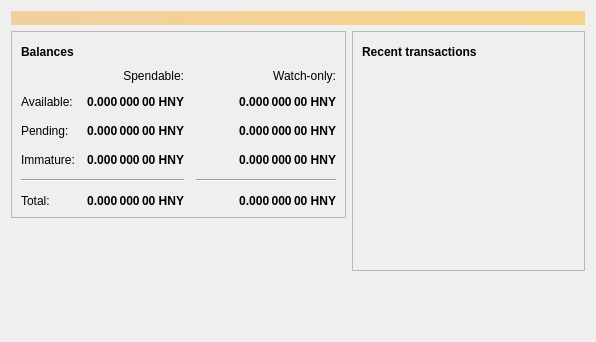
<?xml version="1.0" encoding="UTF-8"?>
<ui version="4.0">
 <class>OverviewPage</class>
 <widget class="QWidget" name="OverviewPage">
  <property name="geometry">
   <rect>
    <x>0</x>
    <y>0</y>
    <width>596</width>
    <height>342</height>
   </rect>
  </property>
  <property name="windowTitle">
   <string>Form</string>
  </property>
  <layout class="QVBoxLayout" name="topLayout">
   <item>
    <widget class="QLabel" name="labelAlerts">
     <property name="visible">
      <bool>false</bool>
     </property>
     <property name="styleSheet">
      <string notr="true">QLabel { background-color: qlineargradient(x1: 0, y1: 0, x2: 1, y2: 0, stop:0 #F0D0A0, stop:1 #F8D488); color:#000000; }</string>
     </property>
     <property name="wordWrap">
      <bool>true</bool>
     </property>
     <property name="margin">
      <number>3</number>
     </property>
     <property name="textInteractionFlags">
      <set>Qt::TextSelectableByMouse</set>
     </property>
    </widget>
   </item>
   <item>
    <layout class="QHBoxLayout" name="horizontalLayout" stretch="1,1">
     <item>
      <layout class="QVBoxLayout" name="verticalLayout_2">
       <item>
        <widget class="QFrame" name="frame">
         <property name="frameShape">
          <enum>QFrame::StyledPanel</enum>
         </property>
         <property name="frameShadow">
          <enum>QFrame::Raised</enum>
         </property>
         <layout class="QVBoxLayout" name="verticalLayout_4">
          <item>
           <layout class="QHBoxLayout" name="horizontalLayout_4">
            <item>
             <widget class="QLabel" name="label_5">
              <property name="font">
               <font>
                <weight>75</weight>
                <bold>true</bold>
               </font>
              </property>
              <property name="text">
               <string>Balances</string>
              </property>
             </widget>
            </item>
            <item>
             <widget class="QPushButton" name="labelWalletStatus">
              <property name="enabled">
               <bool>true</bool>
              </property>
              <property name="maximumSize">
               <size>
                <width>30</width>
                <height>16777215</height>
               </size>
              </property>
              <property name="toolTip">
               <string>The displayed information may be out of date. Your wallet automatically synchronizes with the Honeycomb network after a connection is established, but this process has not completed yet.</string>
              </property>
              <property name="text">
               <string/>
              </property>
              <property name="icon">
               <iconset resource="../bitcoin.qrc">
                <normaloff>:/icons/warning</normaloff>
                <disabledoff>:/icons/warning</disabledoff>:/icons/warning</iconset>
              </property>
              <property name="iconSize">
               <size>
                <width>24</width>
                <height>24</height>
               </size>
              </property>
              <property name="flat">
               <bool>true</bool>
              </property>
             </widget>
            </item>
            <item>
             <spacer name="horizontalSpacer_3">
              <property name="orientation">
               <enum>Qt::Horizontal</enum>
              </property>
              <property name="sizeHint" stdset="0">
               <size>
                <width>40</width>
                <height>20</height>
               </size>
              </property>
             </spacer>
            </item>
           </layout>
          </item>
          <item>
           <layout class="QGridLayout" name="gridLayout">
            <property name="spacing">
             <number>12</number>
            </property>
            <item row="2" column="2">
             <widget class="QLabel" name="labelWatchPending">
              <property name="font">
               <font>
                <weight>75</weight>
                <bold>true</bold>
               </font>
              </property>
              <property name="cursor">
               <cursorShape>IBeamCursor</cursorShape>
              </property>
              <property name="toolTip">
               <string>Unconfirmed transactions to watch-only addresses</string>
              </property>
              <property name="text">
               <string notr="true">0.000 000 00 HNY</string>
              </property>
              <property name="alignment">
               <set>Qt::AlignRight|Qt::AlignTrailing|Qt::AlignVCenter</set>
              </property>
              <property name="textInteractionFlags">
               <set>Qt::LinksAccessibleByMouse|Qt::TextSelectableByKeyboard|Qt::TextSelectableByMouse</set>
              </property>
             </widget>
            </item>
            <item row="2" column="1">
             <widget class="QLabel" name="labelUnconfirmed">
              <property name="font">
               <font>
                <weight>75</weight>
                <bold>true</bold>
               </font>
              </property>
              <property name="cursor">
               <cursorShape>IBeamCursor</cursorShape>
              </property>
              <property name="toolTip">
               <string>Total of transactions that have yet to be confirmed, and do not yet count toward the spendable balance</string>
              </property>
              <property name="text">
               <string notr="true">0.000 000 00 HNY</string>
              </property>
              <property name="alignment">
               <set>Qt::AlignRight|Qt::AlignTrailing|Qt::AlignVCenter</set>
              </property>
              <property name="textInteractionFlags">
               <set>Qt::LinksAccessibleByMouse|Qt::TextSelectableByKeyboard|Qt::TextSelectableByMouse</set>
              </property>
             </widget>
            </item>
            <item row="3" column="2">
             <widget class="QLabel" name="labelWatchImmature">
              <property name="font">
               <font>
                <weight>75</weight>
                <bold>true</bold>
               </font>
              </property>
              <property name="cursor">
               <cursorShape>IBeamCursor</cursorShape>
              </property>
              <property name="toolTip">
               <string>Mined balance in watch-only addresses that has not yet matured</string>
              </property>
              <property name="text">
               <string notr="true">0.000 000 00 HNY</string>
              </property>
              <property name="alignment">
               <set>Qt::AlignRight|Qt::AlignTrailing|Qt::AlignVCenter</set>
              </property>
              <property name="textInteractionFlags">
               <set>Qt::LinksAccessibleByMouse|Qt::TextSelectableByKeyboard|Qt::TextSelectableByMouse</set>
              </property>
             </widget>
            </item>
            <item row="4" column="0" colspan="2">
             <widget class="Line" name="line">
              <property name="orientation">
               <enum>Qt::Horizontal</enum>
              </property>
             </widget>
            </item>
            <item row="4" column="2">
             <widget class="Line" name="lineWatchBalance">
              <property name="sizePolicy">
               <sizepolicy hsizetype="Preferred" vsizetype="Fixed">
                <horstretch>0</horstretch>
                <verstretch>0</verstretch>
               </sizepolicy>
              </property>
              <property name="minimumSize">
               <size>
                <width>140</width>
                <height>0</height>
               </size>
              </property>
              <property name="orientation">
               <enum>Qt::Horizontal</enum>
              </property>
             </widget>
            </item>
            <item row="5" column="0">
             <widget class="QLabel" name="labelTotalText">
              <property name="text">
               <string>Total:</string>
              </property>
             </widget>
            </item>
            <item row="3" column="1">
             <widget class="QLabel" name="labelImmature">
              <property name="font">
               <font>
                <weight>75</weight>
                <bold>true</bold>
               </font>
              </property>
              <property name="cursor">
               <cursorShape>IBeamCursor</cursorShape>
              </property>
              <property name="toolTip">
               <string>Mined balance that has not yet matured</string>
              </property>
              <property name="text">
               <string notr="true">0.000 000 00 HNY</string>
              </property>
              <property name="alignment">
               <set>Qt::AlignRight|Qt::AlignTrailing|Qt::AlignVCenter</set>
              </property>
              <property name="textInteractionFlags">
               <set>Qt::LinksAccessibleByMouse|Qt::TextSelectableByKeyboard|Qt::TextSelectableByMouse</set>
              </property>
             </widget>
            </item>
            <item row="2" column="3">
             <spacer name="horizontalSpacer_2">
              <property name="orientation">
               <enum>Qt::Horizontal</enum>
              </property>
              <property name="sizeHint" stdset="0">
               <size>
                <width>40</width>
                <height>20</height>
               </size>
              </property>
             </spacer>
            </item>
            <item row="3" column="0">
             <widget class="QLabel" name="labelImmatureText">
              <property name="text">
               <string>Immature:</string>
              </property>
             </widget>
            </item>
            <item row="5" column="1">
             <widget class="QLabel" name="labelTotal">
              <property name="font">
               <font>
                <weight>75</weight>
                <bold>true</bold>
               </font>
              </property>
              <property name="cursor">
               <cursorShape>IBeamCursor</cursorShape>
              </property>
              <property name="toolTip">
               <string>Your current total balance</string>
              </property>
              <property name="text">
               <string notr="true">0.000 000 00 HNY</string>
              </property>
              <property name="alignment">
               <set>Qt::AlignRight|Qt::AlignTrailing|Qt::AlignVCenter</set>
              </property>
              <property name="textInteractionFlags">
               <set>Qt::LinksAccessibleByMouse|Qt::TextSelectableByKeyboard|Qt::TextSelectableByMouse</set>
              </property>
             </widget>
            </item>
            <item row="5" column="2">
             <widget class="QLabel" name="labelWatchTotal">
              <property name="font">
               <font>
                <weight>75</weight>
                <bold>true</bold>
               </font>
              </property>
              <property name="cursor">
               <cursorShape>IBeamCursor</cursorShape>
              </property>
              <property name="toolTip">
               <string>Current total balance in watch-only addresses</string>
              </property>
              <property name="text">
               <string notr="true">0.000 000 00 HNY</string>
              </property>
              <property name="alignment">
               <set>Qt::AlignRight|Qt::AlignTrailing|Qt::AlignVCenter</set>
              </property>
              <property name="textInteractionFlags">
               <set>Qt::LinksAccessibleByMouse|Qt::TextSelectableByKeyboard|Qt::TextSelectableByMouse</set>
              </property>
             </widget>
            </item>
            <item row="0" column="2">
             <widget class="QLabel" name="labelWatchonly">
              <property name="text">
               <string>Watch-only:</string>
              </property>
              <property name="alignment">
               <set>Qt::AlignRight|Qt::AlignTrailing|Qt::AlignVCenter</set>
              </property>
             </widget>
            </item>
            <item row="1" column="0">
             <widget class="QLabel" name="labelBalanceText">
              <property name="text">
               <string>Available:</string>
              </property>
             </widget>
            </item>
            <item row="1" column="1">
             <widget class="QLabel" name="labelBalance">
              <property name="font">
               <font>
                <weight>75</weight>
                <bold>true</bold>
               </font>
              </property>
              <property name="cursor">
               <cursorShape>IBeamCursor</cursorShape>
              </property>
              <property name="toolTip">
               <string>Your current spendable balance</string>
              </property>
              <property name="text">
               <string notr="true">0.000 000 00 HNY</string>
              </property>
              <property name="alignment">
               <set>Qt::AlignRight|Qt::AlignTrailing|Qt::AlignVCenter</set>
              </property>
              <property name="textInteractionFlags">
               <set>Qt::LinksAccessibleByMouse|Qt::TextSelectableByKeyboard|Qt::TextSelectableByMouse</set>
              </property>
             </widget>
            </item>
            <item row="1" column="2">
             <widget class="QLabel" name="labelWatchAvailable">
              <property name="font">
               <font>
                <weight>75</weight>
                <bold>true</bold>
               </font>
              </property>
              <property name="cursor">
               <cursorShape>IBeamCursor</cursorShape>
              </property>
              <property name="toolTip">
               <string>Your current balance in watch-only addresses</string>
              </property>
              <property name="text">
               <string notr="true">0.000 000 00 HNY</string>
              </property>
              <property name="alignment">
               <set>Qt::AlignRight|Qt::AlignTrailing|Qt::AlignVCenter</set>
              </property>
              <property name="textInteractionFlags">
               <set>Qt::LinksAccessibleByMouse|Qt::TextSelectableByKeyboard|Qt::TextSelectableByMouse</set>
              </property>
             </widget>
            </item>
            <item row="2" column="0">
             <widget class="QLabel" name="labelPendingText">
              <property name="text">
               <string>Pending:</string>
              </property>
             </widget>
            </item>
            <item row="0" column="1">
             <widget class="QLabel" name="labelSpendable">
              <property name="text">
               <string>Spendable:</string>
              </property>
              <property name="alignment">
               <set>Qt::AlignRight|Qt::AlignTrailing|Qt::AlignVCenter</set>
              </property>
             </widget>
            </item>
           </layout>
          </item>
         </layout>
        </widget>
       </item>
       <item>
        <spacer name="verticalSpacer">
         <property name="orientation">
          <enum>Qt::Vertical</enum>
         </property>
         <property name="sizeHint" stdset="0">
          <size>
           <width>20</width>
           <height>40</height>
          </size>
         </property>
        </spacer>
       </item>
      </layout>
     </item>
     <item>
      <layout class="QVBoxLayout" name="verticalLayout_3">
       <item>
        <widget class="QFrame" name="frame_2">
         <property name="frameShape">
          <enum>QFrame::StyledPanel</enum>
         </property>
         <property name="frameShadow">
          <enum>QFrame::Raised</enum>
         </property>
         <layout class="QVBoxLayout" name="verticalLayout">
          <item>
           <layout class="QHBoxLayout" name="horizontalLayout_2">
            <item>
             <widget class="QLabel" name="label_4">
              <property name="font">
               <font>
                <weight>75</weight>
                <bold>true</bold>
               </font>
              </property>
              <property name="text">
               <string>Recent transactions</string>
              </property>
             </widget>
            </item>
            <item>
             <widget class="QPushButton" name="labelTransactionsStatus">
              <property name="enabled">
               <bool>true</bool>
              </property>
              <property name="maximumSize">
               <size>
                <width>30</width>
                <height>16777215</height>
               </size>
              </property>
              <property name="toolTip">
               <string>The displayed information may be out of date. Your wallet automatically synchronizes with the Honeycomb network after a connection is established, but this process has not completed yet.</string>
              </property>
              <property name="text">
               <string/>
              </property>
              <property name="icon">
               <iconset resource="../bitcoin.qrc">
                <normaloff>:/icons/warning</normaloff>
                <disabledoff>:/icons/warning</disabledoff>:/icons/warning</iconset>
              </property>
              <property name="iconSize">
               <size>
                <width>24</width>
                <height>24</height>
               </size>
              </property>
              <property name="flat">
               <bool>true</bool>
              </property>
             </widget>
            </item>
            <item>
             <spacer name="horizontalSpacer">
              <property name="orientation">
               <enum>Qt::Horizontal</enum>
              </property>
              <property name="sizeHint" stdset="0">
               <size>
                <width>40</width>
                <height>20</height>
               </size>
              </property>
             </spacer>
            </item>
           </layout>
          </item>
          <item>
           <widget class="QListView" name="listTransactions">
            <property name="styleSheet">
             <string notr="true">QListView { background: transparent; }</string>
            </property>
            <property name="frameShape">
             <enum>QFrame::NoFrame</enum>
            </property>
            <property name="verticalScrollBarPolicy">
             <enum>Qt::ScrollBarAlwaysOff</enum>
            </property>
            <property name="horizontalScrollBarPolicy">
             <enum>Qt::ScrollBarAlwaysOff</enum>
            </property>
            <property name="selectionMode">
             <enum>QAbstractItemView::NoSelection</enum>
            </property>
           </widget>
          </item>
         </layout>
        </widget>
       </item>
       <item>
        <spacer name="verticalSpacer_2">
         <property name="orientation">
          <enum>Qt::Vertical</enum>
         </property>
         <property name="sizeHint" stdset="0">
          <size>
           <width>20</width>
           <height>40</height>
          </size>
         </property>
        </spacer>
       </item>
      </layout>
     </item>
    </layout>
   </item>
  </layout>
 </widget>
 <resources/>
 <connections/>
</ui>
